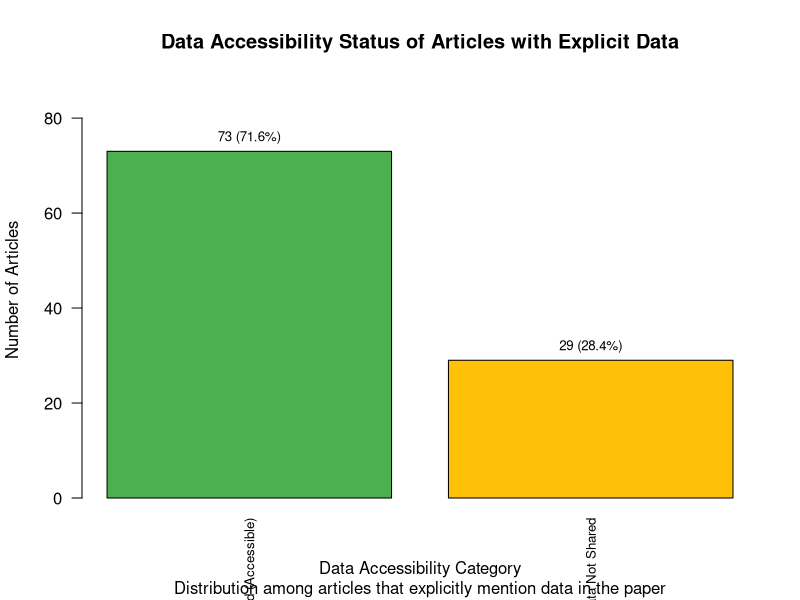

Write R code to recreate this figure.
library(dplyr)
library(ggplot2)

data <- read.csv("FINALDATA2.csv")

# Calculate the percentage
percentage_data_accessible <- data %>%
  # Filter for articles that explicitly have data in the paper
  filter(Is.there.data.explicitly.in.the.paper. == "Yes") %>%
  # Now, from this subset, count those that also share data
  mutate(
    data_shared_and_accessible = ifelse(
      Is.there.data.shared. %in% c("Partially", "Fully"),
      1,
      0
    )
  ) %>%
  # Summarize to get the counts and calculate percentage
  summarise(
    total_articles_with_data = n(),
    articles_with_accessible_data = sum(data_shared_and_accessible, na.rm = TRUE)
  ) %>%
  # Calculate the percentage
  mutate(
    percentage = (
      articles_with_accessible_data / total_articles_with_data
    ) * 100
  )

# Print the result
print(percentage_data_accessible)

# --- Data Preparation for Bar Chart (CRITICAL STEP - DO NOT SKIP THIS) ---
# Filter for articles that explicitly have data in the paper
# Then categorize them based on whether the data is shared (accessible) or not.
plot_data <- data %>%
  filter(Is.there.data.explicitly.in.the.paper. == "Yes") %>%
  mutate(
    Data_Accessibility_Category = case_when(
      # Articles with explicit data that are shared (Partially or Fully)
      Is.there.data.shared. %in% c("Partially", "Fully") ~ "Data Shared (Accessible)",
      # Articles with explicit data that are explicitly NOT shared
      Is.there.data.shared. == "No" ~ "Data Not Shared",
      # Articles with explicit data but sharing status is unknown/NA
      is.na(Is.there.data.shared.) ~ "Data Sharing Status Unknown",
      # Catch any other unexpected values
      TRUE ~ "Other/Unexpected Status"
    )
  ) %>%
  # Group by the new category and count the number of articles in each
  group_by(Data_Accessibility_Category) %>%
  summarise(Count = n()) %>%
  ungroup() %>%
  # Calculate percentages for potential labels
  mutate(
    Total_Articles = sum(Count),
    Percentage = (Count / Total_Articles) * 100,
    # Create a formatted label string for text display
    Label = paste0(Count, " (", round(Percentage, 1), "%)")
  ) %>%
  # Optional: Order categories for a more intuitive plot
  arrange(
    factor(
      Data_Accessibility_Category,
      levels = c(
        "Data Shared (Accessible)",
        "Data Not Shared",
        "Data Sharing Status Unknown",
        "Other/Unexpected Status"
      )
    )
  )

# --- Prepare data for barplot() ---
# barplot() typically takes a vector of heights and optionally names
# IMPORTANT: Use 'plot_data' here, not 'data'
bar_heights <- plot_data$Count
names(bar_heights) <- plot_data$Data_Accessibility_Category

# Define custom colors for the bars
bar_colors <- c(
  "Data Shared (Accessible)" = "#4CAF50", # Green
  "Data Not Shared" = "#FFC107", # Amber
  "Data Sharing Status Unknown" = "#9E9E9E", # Grey
  "Other/Unexpected Status" = "#F44336" # Red
)

# Match colors to the order of categories in bar_heights
# This ensures the correct color is applied to the correct bar
ordered_colors <- bar_colors[names(bar_heights)]

# --- Create the Bar Chart using base R's barplot() ---
# Plot the bars and capture the midpoint locations of the bars for text labels
bar_midpoints <- barplot(
  bar_heights,
  main = "Data Accessibility Status of Articles with Explicit Data",
  xlab = "Data Accessibility Category",
  ylab = "Number of Articles",
  col = ordered_colors, # Apply the custom colors
  ylim = c(0, max(bar_heights) * 1.2), # Set y-axis limit to leave space for labels
  cex.names = 0.8, # Reduce font size of x-axis labels if needed
  las = 2 # Rotate x-axis labels vertically for better readability
)

# Add text labels on top of the bars
text(
  x = bar_midpoints,
  y = bar_heights,
  labels = plot_data$Label, # This is correct, it uses plot_data
  pos = 3, # Position the label just above the bar
  cex = 0.8 # Font size of the labels
)

# Add a subtitle using title() for base R plots
title(sub = "Distribution among articles that explicitly mention data in the paper")